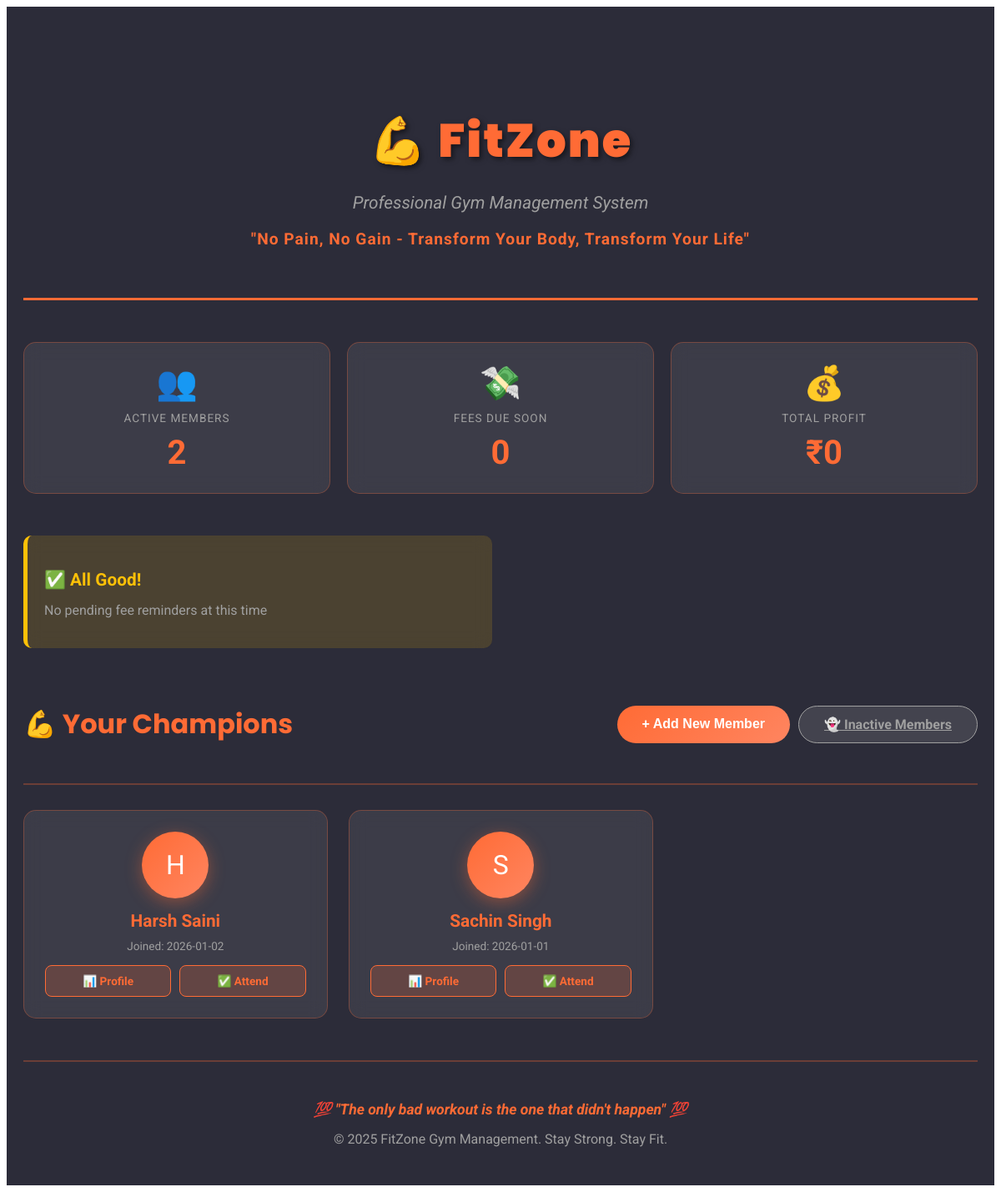
Before: / with the older database file.
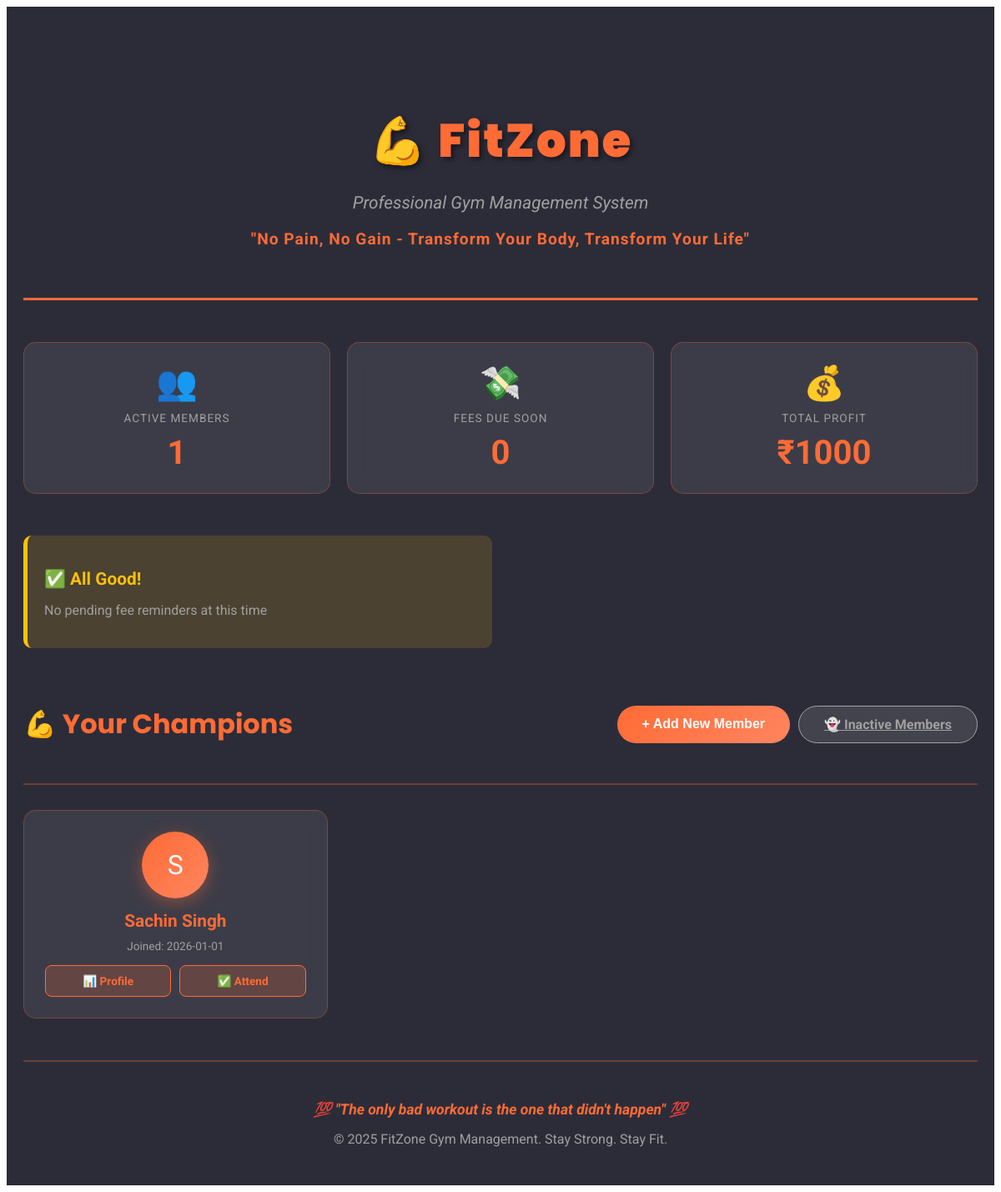
After: the same page with the newer database file.
### tables this page shows
CREATE TABLE members (
            id INTEGER PRIMARY KEY AUTOINCREMENT,
            name TEXT UNIQUE,
            phone TEXT,
            email TEXT,
            join_date TEXT,
            start_weight REAL,
            status TEXT DEFAULT 'active'
        );

### app.py (the view)
@app.route("/")
def index():
    today = datetime.now().strftime("%Y-%m-%d")
    with get_db() as db:
        members = db.execute(
            "SELECT * FROM members WHERE status='active' ORDER BY name"
        ).fetchall()
        reminders = db.execute("""
            SELECT m.id, m.name, f.next_due, f.amount
            FROM fees f JOIN members m ON f.member_id=m.id
            WHERE f.paid_status='pending'
            AND f.next_due BETWEEN date(?, '+2 day') AND date(?, '+3 day')
        """, (today, today)).fetchall()
        total_profit = db.execute(
            "SELECT COALESCE(SUM(amount), 0) FROM profits"
        ).fetchone()[0]
    return render_template("index.html",
                           members=members,
                           reminders=reminders,
                           total_profit=total_profit)

### app.py (called while the page is built)
def get_db():
    conn = sqlite3.connect(DB_NAME)
    conn.row_factory = sqlite3.Row
    return conn

### templates/index.html (shortened to what this page needs)
<!DOCTYPE html>
<html lang="en">
<head>
</head>
<body>
    <div class="container">
        <header>
            <h1>💪 FitZone</h1>
            <p class="tagline">Professional Gym Management System</p>
            <p class="motto">"No Pain, No Gain - Transform Your Body, Transform Your Life"</p>
        </header>
        <div class="stats-grid">
            <div class="stat-card" id="activeMembersCard" style="cursor:pointer">
                <div class="stat-icon">👥</div>
                <div class="stat-label">Active Members</div>
                <div class="stat-value">{{ members|length }}</div>
            </div>
            <div class="stat-card" id="feesDueCard" style="cursor:pointer">
                <div class="stat-icon">💸</div>
                <div class="stat-label">Fees Due Soon</div>
                <div class="stat-value">{{ reminders|length }}</div>
            </div>
            <div class="stat-card" id="profitCard" style="cursor:pointer" onclick="window.location.href='/profits'">
                <div class="stat-icon">💰</div>
                <div class="stat-label">Total Profit</div>
                <div class="stat-value">₹{{ total_profit|int }}</div>
            </div>
        </div>
        <div class="alerts-section">
            {% if reminders %}
            <div class="alert-box fee-reminder">
                <h3>🔔 Gentle Reminder: Fees Due Soon!</h3>
                <p style="color:#a0a0a0;margin-bottom:15px;font-size:0.9em;">Friendly reminder for members whose fee payment is due in 2-3 days</p>
                {% for item in reminders %}
                <div class="alert-item">
                    <div>
                        <strong style="color:#ffc107;">{{ item[1] }}</strong>
                        <span style="display:block;color:#a0a0a0;font-size:0.85em;">Due: {{ item[2] }}</span>
                    </div>
                    <span style="font-weight:bold;color:#ffc107;">₹{{ item[3]|int }}</span>
                </div>
                {% endfor %}
            </div>
            {% else %}
            <div class="alert-box fee-reminder">
                <h3>✅ All Good!</h3>
                <p style="color:#a0a0a0;">No pending fee reminders at this time</p>
            </div>
            {% endif %}
        </div>
        <div class="members-header">
            <h2>💪 Your Champions</h2>
            <div style="display:flex;gap:10px;">
                <button class="add-member-btn" onclick="openModal()">+ Add New Member</button>
                <a href="/inactive-members" class="add-member-btn" style="background:rgba(160,160,160,.2);border:1px solid #a0a0a0;color:#a0a0a0;">👻 Inactive Members</a>
            </div>
        </div>
        <div class="members-grid" id="membersList">
            {% for member in members %}
            <div class="member-card">
                <div class="member-avatar">{{ member[1][0].upper() }}</div>
                <div class="member-name">{{ member[1] }}</div>
                <div class="member-join">Joined: {{ member[4] }}</div>
                <div class="member-actions">
                    <a href="/member/{{ member[0] }}" class="btn-small">📊 Profile</a>
                    <a href="/attendance/{{ member[0] }}" class="btn-small">✅ Attend</a>
                </div>
            </div>
            {% endfor %}
        </div>
        <footer>
            <p class="motivation">💯 "The only bad workout is the one that didn't happen" 💯</p>
            <p>&copy; 2025 FitZone Gym Management. Stay Strong. Stay Fit.</p>
        </footer>
    </div>
</body>
</html>

Changed rows visible on the page:
no longer on this page (row edited): members: name "H", name "Harsh Saini", join_date "2026-01-02"
Other visible differences:
{{ members|length }}: "2" → "1"
{{ total_profit|int }}: "0" → "1000"
